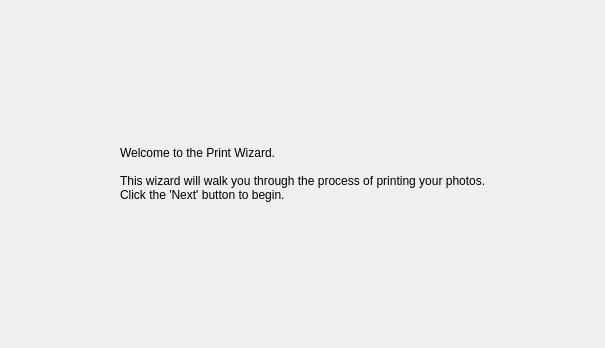
<ui version="4.0" >
 <class>IntroPage</class>
 <widget class="QWidget" name="IntroPage" >
  <property name="geometry" >
   <rect>
    <x>0</x>
    <y>0</y>
    <width>605</width>
    <height>348</height>
   </rect>
  </property>
  <property name="minimumSize" >
   <size>
    <width>605</width>
    <height>348</height>
   </size>
  </property>
  <property name="windowTitle" >
   <string>Print Assistant</string>
  </property>
  <layout class="QHBoxLayout" name="horizontalLayout" >
   <item>
    <spacer name="horizontalSpacer" >
     <property name="orientation" >
      <enum>Qt::Horizontal</enum>
     </property>
     <property name="sizeHint" stdset="0" >
      <size>
       <width>40</width>
       <height>20</height>
      </size>
     </property>
    </spacer>
   </item>
   <item>
    <widget class="QLabel" name="label" >
     <property name="minimumSize" >
      <size>
       <width>361</width>
       <height>131</height>
      </size>
     </property>
     <property name="text" >
      <string>Welcome to the Print Wizard.

This wizard will walk you through the process of printing your photos.
Click the 'Next' button to begin.</string>
     </property>
    </widget>
   </item>
   <item>
    <spacer name="horizontalSpacer_2" >
     <property name="orientation" >
      <enum>Qt::Horizontal</enum>
     </property>
     <property name="sizeHint" stdset="0" >
      <size>
       <width>40</width>
       <height>20</height>
      </size>
     </property>
    </spacer>
   </item>
  </layout>
 </widget>
 <resources/>
 <connections/>
</ui>
